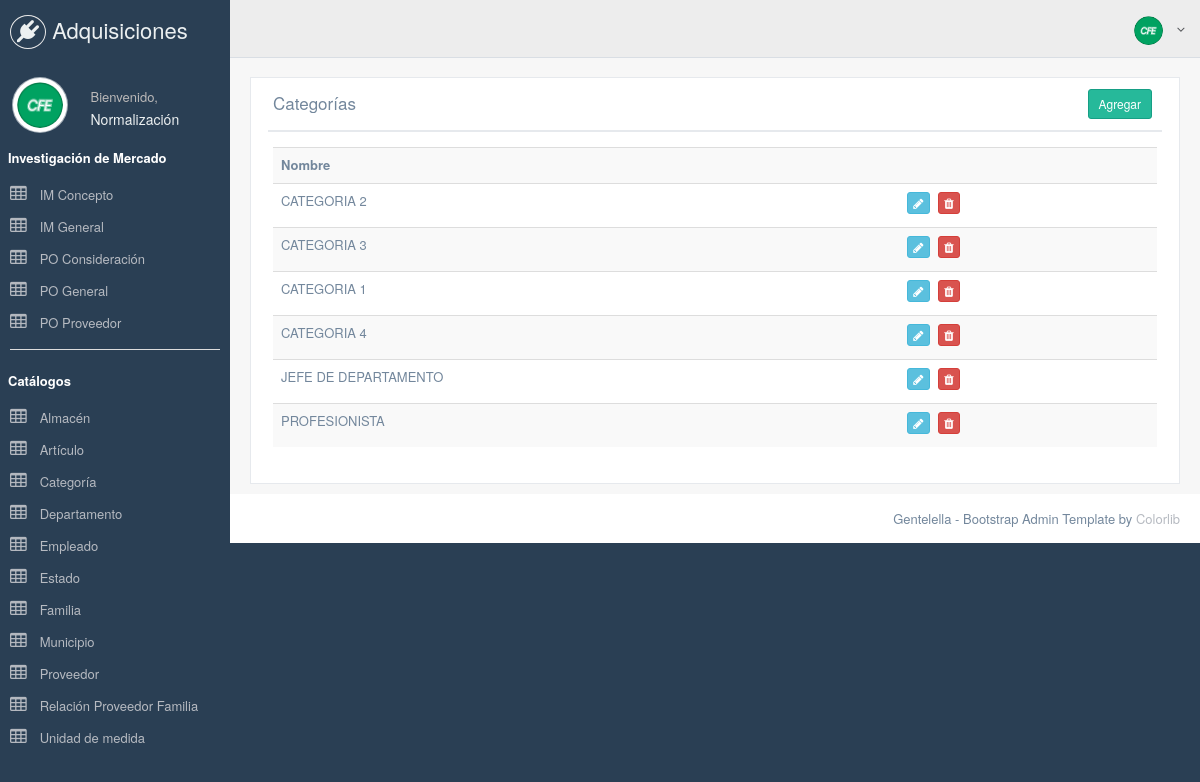
Page /index.php/categoria on the committed database.
### tables this page shows
CREATE TABLE IF NOT EXISTS `categoria` (
  `id` int(11) NOT NULL,
  `nombre` varchar(150) NOT NULL,
  PRIMARY KEY (`id`)
);

### application/controllers/Categoria.php (called while the page is built, shortened)
<?php
class Categoria extends CI_Controller{
    function __construct()
    {
        $this->load->model('Categoriamodel');
    }
    function index()
    {
        $data['listacategoria'] = $this->Categoriamodel->get_all_listacategoria();
        $data['_view'] = 'categoria/index';
        $this->load->view('layouts/main',$data);
    }
}

### index.php (called while the page is built, shortened)
<?php
require_once BASEPATH.'core/CodeIgniter.php';

### application/models/Categoriamodel.php (called while the page is built, shortened)
<?php
class Categoriamodel extends CI_Model
{
    function get_all_listacategoria()
    {
        return $this->db->get('categoria')->result_array();
    }
}

### application/views/categoria/index.php (the view)
<div class="row">
  	<div class="col-md-12 col-sm-12 col-xs-12">
        <div class="x_panel">
          	<div class="x_title">
                <h2>Categorías</h2>
                <div class="nav navbar-right">
					<a href="<?php echo site_url('categoria/add'); ?>" class="btn btn-success btn-sm">Agregar</a>
				</div>
                <div class="clearfix"></div>
          	</div>
          	<div class="x_content">
  				<table class="table table-striped">
				    <tr>
						<th>Nombre</th>
						<th></th>
				    </tr>
					<?php foreach($listacategoria as $c){ ?>
				    <tr>
						<td><?php echo $c['nombre']; ?></td>
						<td>
				            <a href="<?php echo site_url('categoria/edit/'.$c['id']); ?>" class="btn btn-info btn-xs"><span class="fa fa-pencil"></span></a>
				            <a href="<?php echo site_url('categoria/remove/'.$c['id']); ?>" onclick="return confirm('¿Desea eliminar la categoría seleccionada?');" class="btn btn-danger btn-xs"><span class="fa fa-trash"></span></a>
				        </td>
				    </tr>
					<?php } ?>
				</table>
          	</div>
        </div>
  	</div>
</div>

### application/views/layouts/main.php (style rules this page uses)
a { color: #b6bac1; }

### rows in the picture
categoria: nombre "CATEGORIA 2"
categoria: nombre "CATEGORIA 3"
categoria: nombre "CATEGORIA 1"
categoria: nombre "CATEGORIA 4"
categoria: nombre "JEFE DE DEPARTAMENTO"
categoria: nombre "PROFESIONISTA"
